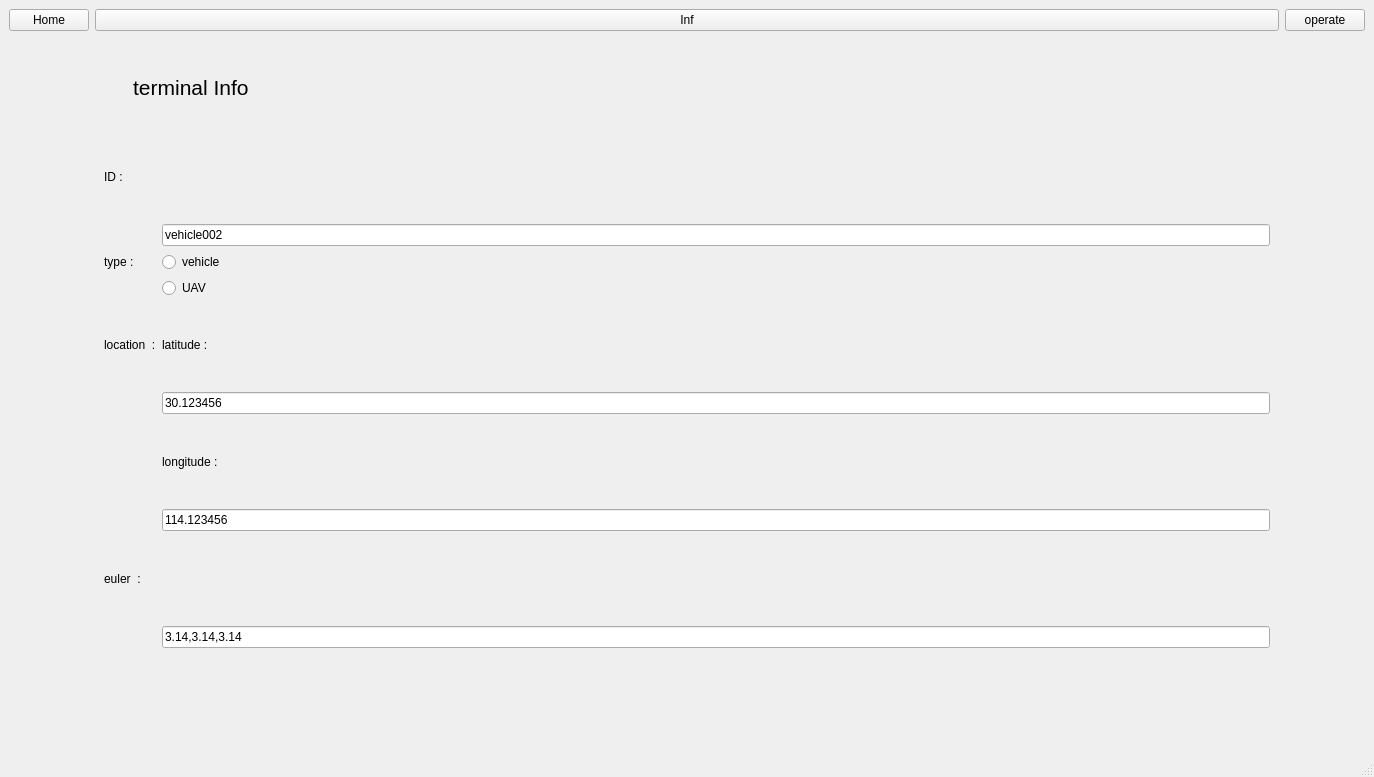
<?xml version="1.0" encoding="UTF-8"?>
<ui version="4.0">
 <class>MainWindow</class>
 <widget class="QMainWindow" name="MainWindow">
  <property name="enabled">
   <bool>true</bool>
  </property>
  <property name="geometry">
   <rect>
    <x>0</x>
    <y>0</y>
    <width>1374</width>
    <height>777</height>
   </rect>
  </property>
  <property name="sizePolicy">
   <sizepolicy hsizetype="Expanding" vsizetype="Expanding">
    <horstretch>0</horstretch>
    <verstretch>0</verstretch>
   </sizepolicy>
  </property>
  <property name="mouseTracking">
   <bool>true</bool>
  </property>
  <property name="windowTitle">
   <string>MainWindow</string>
  </property>
  <widget class="QWidget" name="centralwidget">
   <layout class="QGridLayout" name="gridLayout_2">
    <item row="0" column="0">
     <widget class="QPushButton" name="btn_page1">
      <property name="text">
       <string>Home</string>
      </property>
     </widget>
    </item>
    <item row="2" column="1">
     <widget class="QStackedWidget" name="stackedWidget">
      <property name="sizePolicy">
       <sizepolicy hsizetype="Expanding" vsizetype="Expanding">
        <horstretch>0</horstretch>
        <verstretch>0</verstretch>
       </sizepolicy>
      </property>
      <property name="minimumSize">
       <size>
        <width>500</width>
        <height>500</height>
       </size>
      </property>
      <property name="currentIndex">
       <number>0</number>
      </property>
      <widget class="QWidget" name="Cnectsts">
       <layout class="QGridLayout" name="gridLayout_3">
        <item row="0" column="0" colspan="2">
         <widget class="QLabel" name="label_4">
          <property name="font">
           <font>
            <pointsize>16</pointsize>
           </font>
          </property>
          <property name="text">
           <string>     terminal Info</string>
          </property>
         </widget>
        </item>
        <item row="1" column="0">
         <widget class="QLabel" name="label_5">
          <property name="text">
           <string>ID :</string>
          </property>
         </widget>
        </item>
        <item row="2" column="1">
         <widget class="QLineEdit" name="lineEdit">
          <property name="text">
           <string>vehicle002</string>
          </property>
         </widget>
        </item>
        <item row="3" column="0">
         <widget class="QLabel" name="label_6">
          <property name="text">
           <string>type :</string>
          </property>
         </widget>
        </item>
        <item row="3" column="1">
         <widget class="QRadioButton" name="radioButton_vehicle">
          <property name="text">
           <string>vehicle</string>
          </property>
         </widget>
        </item>
        <item row="4" column="1">
         <widget class="QRadioButton" name="radioButton_UAV">
          <property name="text">
           <string>UAV</string>
          </property>
         </widget>
        </item>
        <item row="5" column="0">
         <widget class="QLabel" name="label_7">
          <property name="text">
           <string>location  :</string>
          </property>
         </widget>
        </item>
        <item row="5" column="1">
         <widget class="QLabel" name="label_8">
          <property name="text">
           <string>latitude :</string>
          </property>
         </widget>
        </item>
        <item row="6" column="1">
         <widget class="QLineEdit" name="LinEdit_latitude">
          <property name="text">
           <string>30.123456</string>
          </property>
         </widget>
        </item>
        <item row="7" column="1">
         <widget class="QLabel" name="label_9">
          <property name="text">
           <string>longitude :</string>
          </property>
         </widget>
        </item>
        <item row="8" column="1">
         <widget class="QLineEdit" name="lineEdit_longitude">
          <property name="text">
           <string>114.123456</string>
          </property>
         </widget>
        </item>
        <item row="9" column="0">
         <widget class="QLabel" name="label_10">
          <property name="text">
           <string>euler  :</string>
          </property>
         </widget>
        </item>
        <item row="10" column="1">
         <widget class="QLineEdit" name="lineEdit_euler">
          <property name="text">
           <string>3.14,3.14,3.14</string>
          </property>
         </widget>
        </item>
        <item row="11" column="0">
         <widget class="QLabel" name="label_2">
          <property name="text">
           <string/>
          </property>
         </widget>
        </item>
        <item row="11" column="1">
         <widget class="QLabel" name="label_time1">
          <property name="text">
           <string/>
          </property>
         </widget>
        </item>
       </layout>
      </widget>
      <widget class="QWidget" name="inf">
       <layout class="QFormLayout" name="formLayout_2">
        <item row="3" column="1">
         <widget class="QGroupBox" name="groupBox_2">
          <property name="sizePolicy">
           <sizepolicy hsizetype="Preferred" vsizetype="Preferred">
            <horstretch>0</horstretch>
            <verstretch>0</verstretch>
           </sizepolicy>
          </property>
          <property name="title">
           <string>Alarm Info</string>
          </property>
          <layout class="QGridLayout" name="gridLayout_5">
           <item row="0" column="0">
            <widget class="QCheckBox" name="checkBox_overspeed">
             <property name="text">
              <string>overspeed</string>
             </property>
            </widget>
           </item>
           <item row="0" column="1">
            <widget class="QCheckBox" name="checkBox_diverge">
             <property name="text">
              <string>diverge</string>
             </property>
            </widget>
           </item>
           <item row="0" column="2">
            <widget class="QCheckBox" name="checkBox_lowpower">
             <property name="text">
              <string>lowpower</string>
             </property>
            </widget>
           </item>
          </layout>
         </widget>
        </item>
        <item row="4" column="1">
         <widget class="QLabel" name="label_time2">
          <property name="text">
           <string/>
          </property>
         </widget>
        </item>
        <item row="2" column="1">
         <widget class="QGroupBox" name="groupBox">
          <property name="sizePolicy">
           <sizepolicy hsizetype="Preferred" vsizetype="Preferred">
            <horstretch>0</horstretch>
            <verstretch>0</verstretch>
           </sizepolicy>
          </property>
          <property name="title">
           <string>Sensor Status</string>
          </property>
          <layout class="QFormLayout" name="formLayout">
           <item row="0" column="0" colspan="2">
            <widget class="QLabel" name="label_11">
             <property name="text">
              <string>laser radar :</string>
             </property>
            </widget>
           </item>
           <item row="1" column="1">
            <widget class="QComboBox" name="comboBox_laser">
             <item>
              <property name="text">
               <string>online</string>
              </property>
             </item>
             <item>
              <property name="text">
               <string>outline</string>
              </property>
             </item>
            </widget>
           </item>
           <item row="3" column="0" colspan="2">
            <widget class="QLabel" name="label_12">
             <property name="text">
              <string>MiWa radar :</string>
             </property>
            </widget>
           </item>
           <item row="4" column="1">
            <widget class="QComboBox" name="comboBox_MiWa">
             <item>
              <property name="text">
               <string>online</string>
              </property>
             </item>
             <item>
              <property name="text">
               <string>outline</string>
              </property>
             </item>
            </widget>
           </item>
           <item row="6" column="0">
            <widget class="QLabel" name="label_13">
             <property name="text">
              <string>camera :</string>
             </property>
            </widget>
           </item>
           <item row="7" column="1">
            <widget class="QComboBox" name="comboBox_camera">
             <item>
              <property name="text">
               <string>online</string>
              </property>
             </item>
             <item>
              <property name="text">
               <string>outline</string>
              </property>
             </item>
            </widget>
           </item>
           <item row="9" column="0" colspan="2">
            <widget class="QLabel" name="label_14">
             <property name="text">
              <string>BeiDou positioning :</string>
             </property>
            </widget>
           </item>
           <item row="10" column="1">
            <widget class="QComboBox" name="comboBox_BeiDou">
             <item>
              <property name="text">
               <string>online</string>
              </property>
             </item>
             <item>
              <property name="text">
               <string>outline</string>
              </property>
             </item>
            </widget>
           </item>
           <item row="12" column="0">
            <widget class="QLabel" name="label_power">
             <property name="text">
              <string>powe :</string>
             </property>
            </widget>
           </item>
           <item row="12" column="1">
            <widget class="QProgressBar" name="progressBar_power">
             <property name="value">
              <number>24</number>
             </property>
            </widget>
           </item>
           <item row="15" column="1">
            <widget class="QSlider" name="horizontalSlider">
             <property name="orientation">
              <enum>Qt::Horizontal</enum>
             </property>
            </widget>
           </item>
           <item row="15" column="0">
            <widget class="QLabel" name="label_16">
             <property name="text">
              <string>speed  :</string>
             </property>
            </widget>
           </item>
          </layout>
         </widget>
        </item>
       </layout>
      </widget>
      <widget class="QWidget" name="page">
       <layout class="QGridLayout" name="gridLayout">
        <item row="3" column="2">
         <widget class="QLabel" name="label_time3">
          <property name="text">
           <string/>
          </property>
         </widget>
        </item>
        <item row="1" column="1">
         <widget class="QPushButton" name="btn_clear_log">
          <property name="font">
           <font>
            <pointsize>16</pointsize>
           </font>
          </property>
          <property name="text">
           <string>clear log</string>
          </property>
         </widget>
        </item>
        <item row="2" column="0" colspan="3">
         <widget class="QGroupBox" name="groupBox_3">
          <property name="title">
           <string>running log : </string>
          </property>
          <layout class="QGridLayout" name="gridLayout_4">
           <item row="0" column="0">
            <widget class="QTextEdit" name="textEdit_log">
             <property name="minimumSize">
              <size>
               <width>0</width>
               <height>50</height>
              </size>
             </property>
             <property name="maximumSize">
              <size>
               <width>16777215</width>
               <height>16777215</height>
              </size>
             </property>
             <property name="baseSize">
              <size>
               <width>0</width>
               <height>100</height>
              </size>
             </property>
             <property name="html">
              <string>&lt;!DOCTYPE HTML PUBLIC &quot;-//W3C//DTD HTML 4.0//EN&quot; &quot;http://www.w3.org/TR/REC-html40/strict.dtd&quot;&gt;
&lt;html&gt;&lt;head&gt;&lt;meta name=&quot;qrichtext&quot; content=&quot;1&quot; /&gt;&lt;style type=&quot;text/css&quot;&gt;
p, li { white-space: pre-wrap; }
&lt;/style&gt;&lt;/head&gt;&lt;body style=&quot; font-family:'Ubuntu'; font-size:11pt; font-weight:400; font-style:normal;&quot;&gt;
&lt;p style=&quot;-qt-paragraph-type:empty; margin-top:0px; margin-bottom:0px; margin-left:0px; margin-right:0px; -qt-block-indent:0; text-indent:0px;&quot;&gt;&lt;br /&gt;&lt;/p&gt;&lt;/body&gt;&lt;/html&gt;</string>
             </property>
            </widget>
           </item>
          </layout>
         </widget>
        </item>
        <item row="1" column="0">
         <widget class="QPushButton" name="btn_connect_server">
          <property name="font">
           <font>
            <pointsize>16</pointsize>
           </font>
          </property>
          <property name="text">
           <string>connect server</string>
          </property>
         </widget>
        </item>
        <item row="1" column="2">
         <widget class="QPushButton" name="btn_push_data">
          <property name="font">
           <font>
            <pointsize>16</pointsize>
           </font>
          </property>
          <property name="text">
           <string>push data</string>
          </property>
         </widget>
        </item>
       </layout>
      </widget>
     </widget>
    </item>
    <item row="0" column="2">
     <widget class="QPushButton" name="btn_page3">
      <property name="text">
       <string>operate</string>
      </property>
     </widget>
    </item>
    <item row="0" column="1">
     <widget class="QPushButton" name="btn_page2">
      <property name="text">
       <string>Inf</string>
      </property>
     </widget>
    </item>
   </layout>
  </widget>
  <widget class="QMenuBar" name="menubar">
   <property name="geometry">
    <rect>
     <x>0</x>
     <y>0</y>
     <width>1374</width>
     <height>22</height>
    </rect>
   </property>
   <property name="sizePolicy">
    <sizepolicy hsizetype="MinimumExpanding" vsizetype="Minimum">
     <horstretch>0</horstretch>
     <verstretch>0</verstretch>
    </sizepolicy>
   </property>
  </widget>
  <widget class="QStatusBar" name="statusbar"/>
 </widget>
 <resources/>
 <connections/>
</ui>
